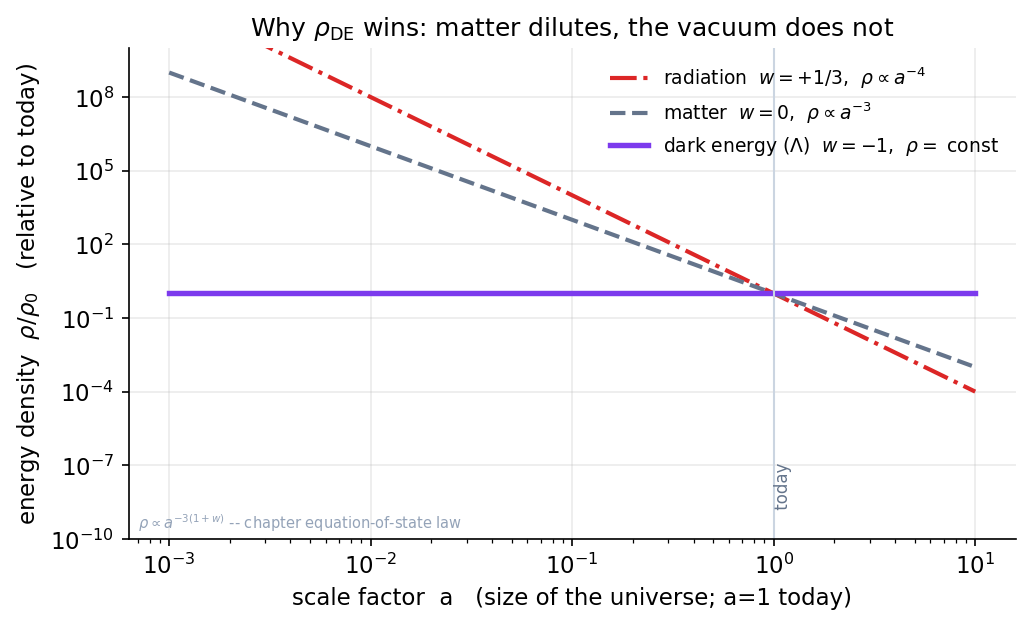

Write Python code to recreate this figure.
import numpy as np, matplotlib
matplotlib.use("Agg")
import matplotlib.pyplot as plt
plt.rcParams.update({"figure.dpi":150,"savefig.dpi":150,"font.size":11,
    "axes.grid":True,"grid.alpha":0.25,"axes.spines.top":False,"axes.spines.right":False,
    "axes.titlesize":12,"figure.facecolor":"white","axes.facecolor":"white"})
C_FW="#7c3aed"; C_NEWTON="#64748b"; C_MOND="#0891b2"; C_DATA="#dc2626"

# Fig 11.2 -- how the cosmic ingredients dilute: rho propto a^{-3(1+w)}.
# Computed directly from the chapter's equation-of-state scaling law for
# matter (w=0), radiation (w=+1/3), and a cosmological constant (w=-1).
# All three normalized to equal density today (a=1).
a = np.logspace(-3, 1.0, 500)     # scale factor; a=1 is today
def rho(w): return a**(-3.0*(1.0+w))

fig, ax = plt.subplots(figsize=(7,4.3))
ax.loglog(a, rho(1/3.), color=C_DATA, ls="-.", lw=2, label=r"radiation  $w=+1/3$,  $\rho\propto a^{-4}$")
ax.loglog(a, rho(0.0), color=C_NEWTON, ls="--", lw=2, label=r"matter  $w=0$,  $\rho\propto a^{-3}$")
ax.loglog(a, rho(-1.0), color=C_FW, lw=2.6, label=r"dark energy ($\Lambda$)  $w=-1$,  $\rho=$ const")

ax.axvline(1.0, color="#cbd5e1", lw=1)
ax.text(1.0, 1e-9, " today", rotation=90, va="bottom", ha="left", fontsize=8, color="#64748b")

ax.set_xlabel("scale factor  a   (size of the universe; a=1 today)")
ax.set_ylabel(r"energy density  $\rho/\rho_0$   (relative to today)")
ax.set_title(r"Why $\rho_{\rm DE}$ wins: matter dilutes, the vacuum does not")
ax.set_ylim(1e-10, 1e10)
ax.legend(frameon=False, fontsize=9, loc="upper right")
ax.text(0.01,0.01,r"$\rho\propto a^{-3(1+w)}$ -- chapter equation-of-state law",
        transform=ax.transAxes, ha="left", va="bottom", fontsize=7, color="#94a3b8")
fig.tight_layout(); fig.savefig("ch11_density_scaling_eos.png", bbox_inches="tight"); print("ok")
